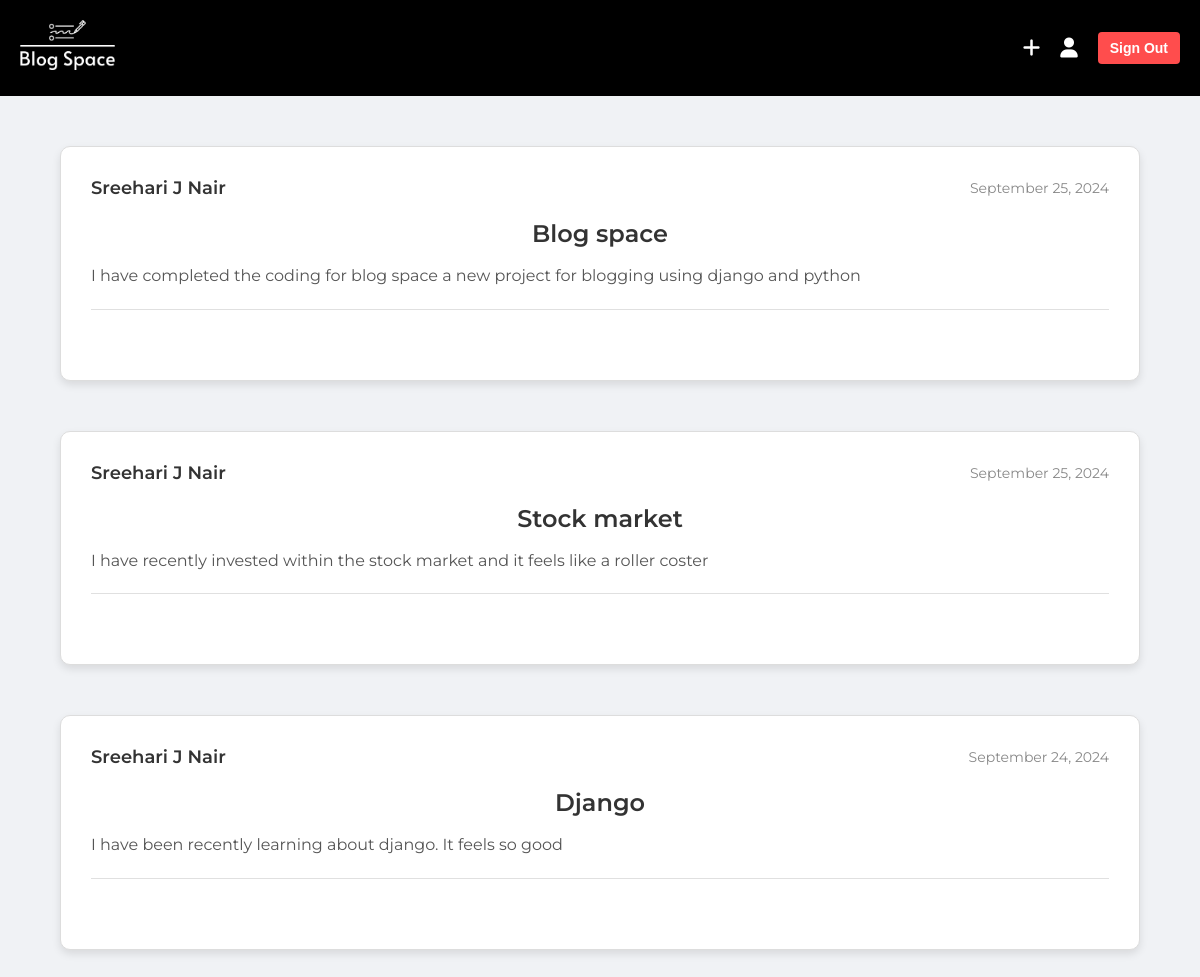
The app's page /profile (signed in) with its own data.
### blog_main/models.py (models this page shows, shortened)
class Posts(models.Model):
    title = models.CharField(max_length=100)
    content = models.TextField()
    date = models.DateTimeField(default=timezone.now)
    author = models.ForeignKey(User, on_delete=models.CASCADE)

### blog_main/views.py (the view)
# urls.py: path('profile',views.profile,name="profile"),
def profile(request):
    context = {"posts":Posts.objects.filter(author=request.user).order_by('-date')}
    return render(request,"profile_page.html",context)

### blog_main/templates/profile_page.html (shortened to what this page needs)
{% load static %}
<!DOCTYPE html>
<html lang="en">
<head>
    <link href="https://cdnjs.cloudflare.com/ajax/libs/font-awesome/6.0.0-beta3/css/all.min.css" rel="stylesheet">
</head>
<body>
    <header class="header">
        <div class="logo">
            <a href="homepage"><img src="{% static 'images/logo_white.png' %}" alt="Logo"></a>
        </div>
        <div class="nav-items">
            <div class="icon"><a href="newpost"><i class="fas fa-plus"></i></a></div>
            <div class="icon"><a href="profile"><i class="fas fa-user"></i></a></div>
            <a href="signout"><button class="signout-btn">Sign Out</button></a>
        </div>
    </header>
    {% for post in posts %}
    <div class="main-content">
        <div class="post">
            <div class="post-header">
                <div class="post-author">{{post.author}}</div>
                <div class="post-date">{{post.date|date:"F d, Y"}}</div>
            </div>
            <div class="post-title">{{post.title}}</div>
            <div class="post-content">{{post.content}}</div>
        </div>
    </div>
    {% endfor %}
</body>
</html>

### blog_main/templates/profile_page.html (style rules this page uses)
* { margin: 0; padding: 0; box-sizing: border-box; }
body { font-family: 'Montserrat', sans-serif; background-color: #f7f7f7; }
.header { background-color: #000; color: white; display: flex; justify-content: space-between; align-items: center; padding: 20px; position: sticky; top: 0; z-index: 1000; }
.logo { font-size: 24px; font-weight: 600; display: flex; align-items: center; }
.logo img { height: 50px; width: auto; margin-right: 10px; }
.nav-items { display: flex; align-items: center; }
.nav-items .icon { margin-right: 20px; font-size: 20px; cursor: pointer; }
.signout-btn { background-color: #ff4d4d; color: white; padding: 8px 12px; border: none; border-radius: 4px; cursor: pointer; font-size: 14px; font-weight: 600; }
.main-content { max-width: 90%; margin: 50px auto; background-color: #fff; padding: 30px; box-shadow: 0 4px 8px rgba(0, 0, 0, 0.1); border-radius: 10px; border: 1px solid #ddd; }
.post { margin-bottom: 40px; padding-bottom: 20px; border-bottom: 1px solid #e0e0e0; }
.post-header { display: flex; justify-content: space-between; align-items: center; margin-bottom: 20px; }
.post-author { font-size: 18px; font-weight: 600; color: #333; text-align: left; }
.post-date { font-size: 14px; color: #888; text-align: right; }
.post-title { font-size: 24px; font-weight: 600; text-align: center; color: #333; margin-bottom: 15px; }
.post-content { font-size: 16px; line-height: 1.6; color: #555; text-align: left; }
body { background-color: #f0f2f5; }
a { color: white; }

### records on screen
Posts: author "Sreehari J Nair", date "September 25, 2024", title "Blog space", content "I have completed the coding for blog space a new project for blogging using django and python"
Posts: author "Sreehari J Nair", date "September 25, 2024", title "Stock market", content "I have recently invested within the stock market and it feels like a roller coster"
Posts: author "Sreehari J Nair", date "September 24, 2024", title "Django", content "I have been recently learning about django. It feels so good"
